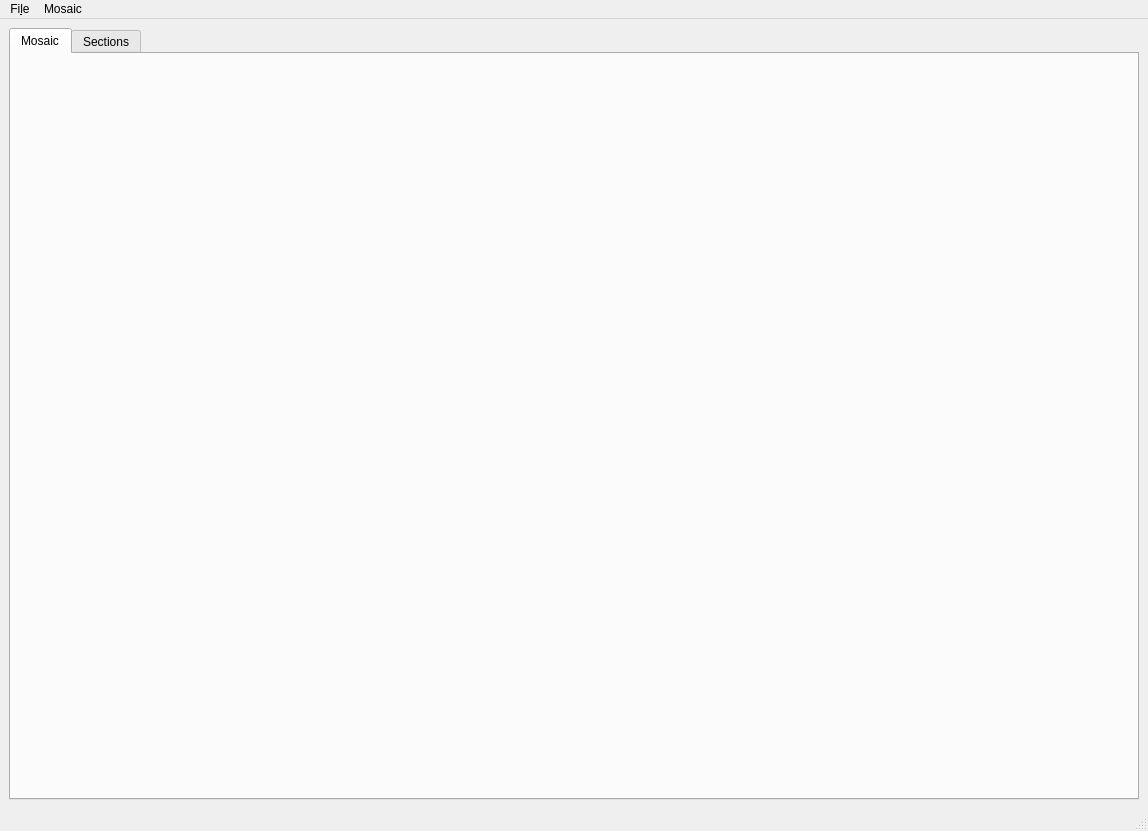
<?xml version="1.0" encoding="UTF-8"?>
<ui version="4.0">
 <class>MainWindow</class>
 <widget class="QMainWindow" name="MainWindow">
  <property name="geometry">
   <rect>
    <x>0</x>
    <y>0</y>
    <width>1148</width>
    <height>831</height>
   </rect>
  </property>
  <property name="windowTitle">
   <string>Steve</string>
  </property>
  <widget class="QWidget" name="centralwidget">
   <layout class="QHBoxLayout" name="horizontalLayout">
    <item>
     <widget class="QTabWidget" name="tabWidget">
      <property name="currentIndex">
       <number>0</number>
      </property>
      <widget class="QWidget" name="mosaicTab">
       <attribute name="title">
        <string>Mosaic</string>
       </attribute>
      </widget>
      <widget class="QWidget" name="sectionsTab">
       <attribute name="title">
        <string>Sections</string>
       </attribute>
      </widget>
     </widget>
    </item>
   </layout>
  </widget>
  <widget class="QMenuBar" name="menubar">
   <property name="geometry">
    <rect>
     <x>0</x>
     <y>0</y>
     <width>1148</width>
     <height>22</height>
    </rect>
   </property>
   <widget class="QMenu" name="menuFile">
    <property name="title">
     <string>Fi&amp;le</string>
    </property>
    <addaction name="actionSet_Working_Directory"/>
    <addaction name="separator"/>
    <addaction name="actionDelete_Images"/>
    <addaction name="actionLoad_Movies"/>
    <addaction name="actionLoad_Mosaic"/>
    <addaction name="actionLoad_Positions"/>
    <addaction name="actionSave_Mosaic"/>
    <addaction name="actionSave_Positions"/>
    <addaction name="actionSave_Snapshot"/>
    <addaction name="separator"/>
    <addaction name="actionQuit"/>
   </widget>
   <widget class="QMenu" name="menuMosaic">
    <property name="title">
     <string>Mosaic</string>
    </property>
    <addaction name="actionAdjust_Contrast"/>
   </widget>
   <addaction name="menuFile"/>
   <addaction name="menuMosaic"/>
  </widget>
  <widget class="QStatusBar" name="statusbar"/>
  <action name="actionQuit">
   <property name="text">
    <string>&amp;Quit (Ctrl+Q)</string>
   </property>
   <property name="shortcut">
    <string>Ctrl+Q</string>
   </property>
  </action>
  <action name="actionConnect">
   <property name="text">
    <string>Connect</string>
   </property>
  </action>
  <action name="actionDisconnect">
   <property name="text">
    <string>Disconnect</string>
   </property>
  </action>
  <action name="actionSave_Positions">
   <property name="text">
    <string>Sav&amp;e Positions</string>
   </property>
   <property name="shortcut">
    <string>Ctrl+T</string>
   </property>
  </action>
  <action name="actionSave_Mosaic">
   <property name="text">
    <string>Sa&amp;ve Mosaic</string>
   </property>
   <property name="shortcut">
    <string>Ctrl+S</string>
   </property>
  </action>
  <action name="actionSet_Working_Directory">
   <property name="text">
    <string>&amp;Set Working Directory</string>
   </property>
  </action>
  <action name="actionLoad_Mosaic">
   <property name="text">
    <string>Load &amp;Mosaic</string>
   </property>
   <property name="shortcut">
    <string>Ctrl+M</string>
   </property>
  </action>
  <action name="actionDelete_Images">
   <property name="text">
    <string>&amp;Delete Images</string>
   </property>
   <property name="shortcut">
    <string>Ctrl+D</string>
   </property>
  </action>
  <action name="actionLoad_Positions">
   <property name="text">
    <string>Load &amp;Positions</string>
   </property>
   <property name="shortcut">
    <string>Ctrl+P</string>
   </property>
  </action>
  <action name="actionSave_Snapshot">
   <property name="text">
    <string>Save S&amp;napshot</string>
   </property>
   <property name="shortcut">
    <string>Ctrl+I</string>
   </property>
  </action>
  <action name="actionLoad_Movies">
   <property name="text">
    <string>&amp;Load Movie(s)</string>
   </property>
   <property name="shortcut">
    <string>Ctrl+L</string>
   </property>
  </action>
  <action name="actionLoad_Dax_By_Pattern">
   <property name="text">
    <string>Load Dax By Pattern</string>
   </property>
  </action>
  <action name="actionAdjust_Contrast">
   <property name="text">
    <string>Adjust Contrast</string>
   </property>
  </action>
 </widget>
 <resources/>
 <connections/>
</ui>
